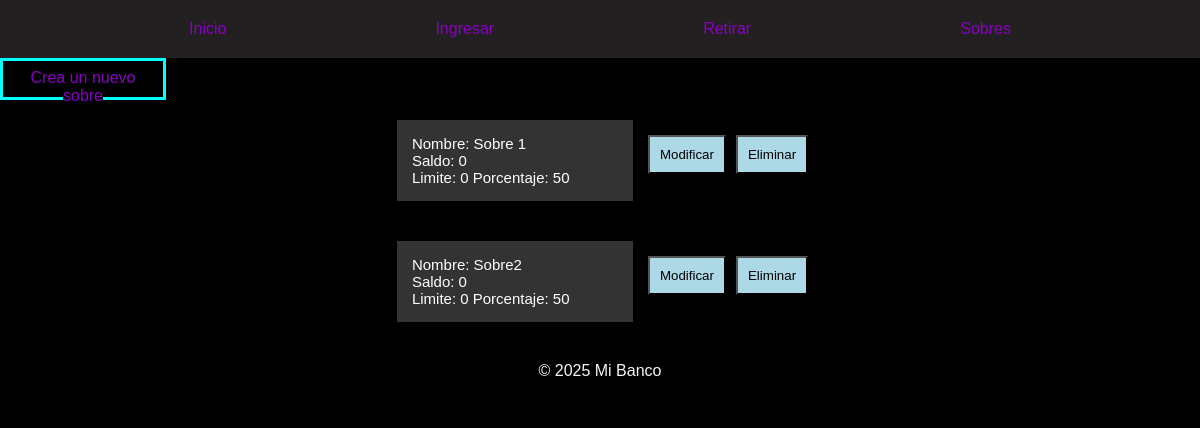
The app's page /sobres/, older data.
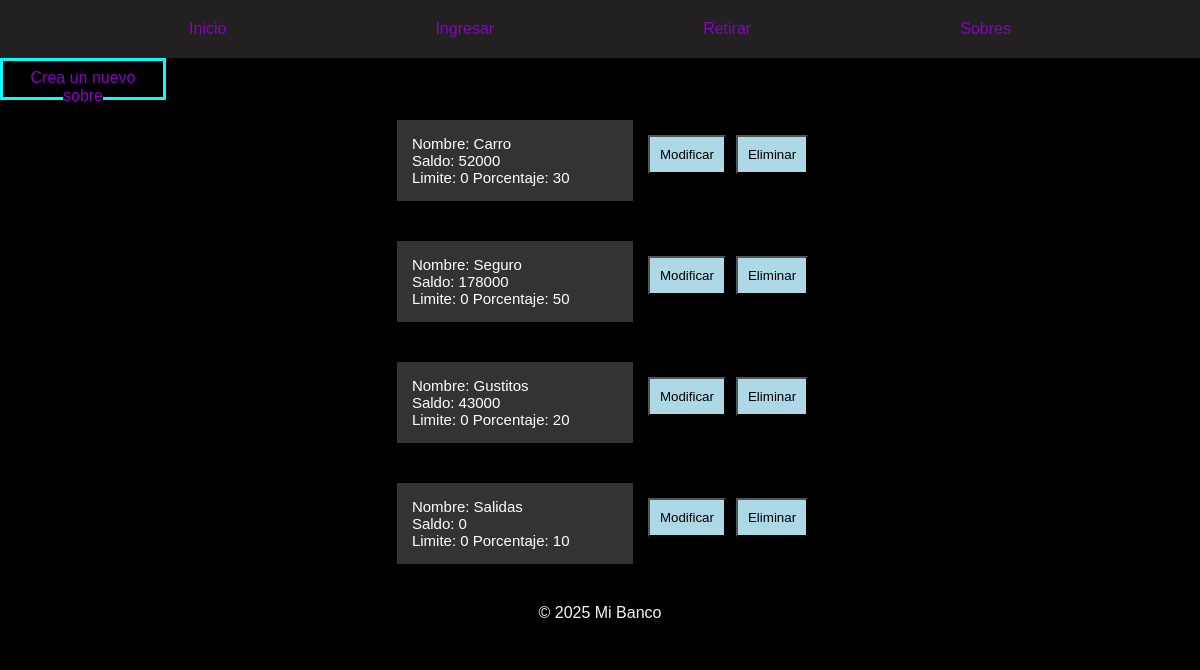
The same page, newer data.
### menu/models.py (models this page shows, shortened)
class sobres (models.Model):
    nombre= models.CharField (max_length=300)
    saldo= models.IntegerField(default=0,validators=[MinValueValidator(0)])
    limite= models.IntegerField(default=0,validators=[MinValueValidator(0)])
    activo= models.BooleanField(default=True)
    porcentaje =  models.IntegerField(default=0,validators=[MinValueValidator(0)],)

### menu/views.py (the view)
# urls.py: path('sobres/', views.sobres, name="sobres"),#Barra lateral puesto 4
def sobres(request):
    sobresDB = sobreModels.objects.all()
    return render(request, 'sobres/sobres.html',{
        'sobres':sobresDB
    })

### menu/templates/sobres/sobres.html (shortened to what this page needs)
{% extends 'layout/lateral.html' %}
{% load static %}
{% block content %}
<div class="link">
    <a href="{% url 'crearSobre' %}">Crea un nuevo sobre</a>
</div>
{% for sobre in sobres %}
<div class="sorbresInicio">
    <div class="informacionSobre">
        <p>
            Nombre:
            {{ sobre.nombre }}
            <br>
            Saldo:
            {{ sobre.saldo }}
            <br>
            Limite:
            {{ sobre.limite }}
            Porcentaje:
            {{ sobre.porcentaje }}
        </p>
    </div>
    <form method="post" action="{% url 'sobresModificar' sobre.id %}" class="botonModificar">
        <button type="submit">Modificar</button>
    </form>
    <form method="post" action="{% url 'sobresEliminar' sobre.id %}" class="botonEliminar">
        <button type="submit">Eliminar</button>
    </form>
</div>
{% endfor %}
{% endblock %}

Row changes from the older to the newer data that the page shows:
removed sobres: nombre "Sobre 1", saldo "0", limite "0", porcentaje "50"
removed sobres: nombre "Sobre2", saldo "0", limite "0", porcentaje "50"
added sobres: nombre "Carro", saldo "52000", limite "0", porcentaje "30"
added sobres: nombre "Seguro", saldo "178000", limite "0", porcentaje "50"
added sobres: nombre "Gustitos", saldo "43000", limite "0", porcentaje "20"
added sobres: nombre "Salidas", saldo "0", limite "0", porcentaje "10"
